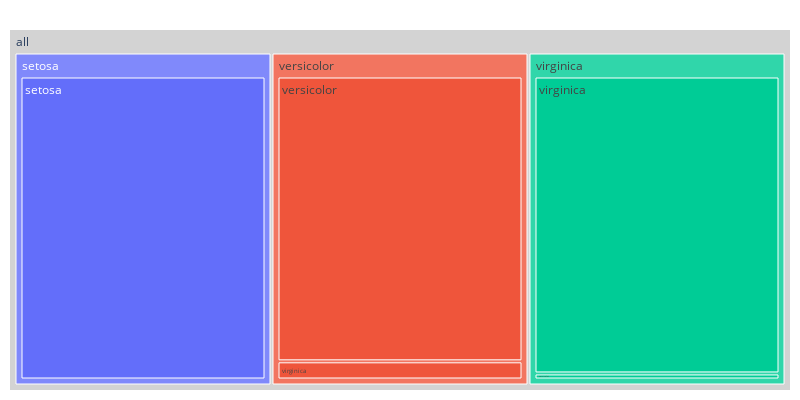

The notebook cell saved with this chart:
### Code cell
def plot_crosstab_treemap(crosstab):
    melted = pd.melt(cmdf.reset_index(), id_vars='index')
    import plotly.express as px
    fig = px.treemap(melted, path=[px.Constant("all"), 'index', 'variable'], values='value')
    fig.update_traces(root_color="lightgrey")
    fig.update_layout(
        autosize=False,
        width=800,
        height=400,
        margin={'t':30,'b':10,'l':10,'r':10})
    fig.show()

plot_crosstab_treemap(cmdf)

### Figure 1 — Plotly figure (JSON) as saved in the notebook; plotly's stock layout.template omitted (floating-point values rounded to 4 significant figures)
{"data": [{"branchvalues": "total", "domain": {"x": [0, 1], "y": [0, 1]}, "hovertemplate": "labels=%{label}<br>value=%{value}<br>parent=%{parent}<br>id=%{id}<extra></extra>", "ids": ["all/setosa/setosa", "all/versicolor/setosa", "all/virginica/setosa", "all/setosa/versicolor", "all/versicolor/versicolor", "all/virginica/versicolor", "all/setosa/virginica", "all/versicolor/virginica", "all/virginica/virginica", "all/setosa", "all/versicolor", "all/virginica", "all"], "labels": ["setosa", "setosa", "setosa", "versicolor", "versicolor", "versicolor", "virginica", "virginica", "virginica", "setosa", "versicolor", "virginica", "all"], "name": "", "parents": ["all/setosa", "all/versicolor", "all/virginica", "all/setosa", "all/versicolor", "all/virginica", "all/setosa", "all/versicolor", "all/virginica", "all", "all", "all", ""], "root": {"color": "lightgrey"}, "type": "treemap", "values": [50, 0, 0, 0, 47, 1, 0, 3, 49, 50, 50, 50, 150]}], "layout": {"autosize": false, "height": 400, "legend": {"tracegroupgap": 0}, "margin": {"b": 10, "l": 10, "r": 10, "t": 30}, "width": 800}}
